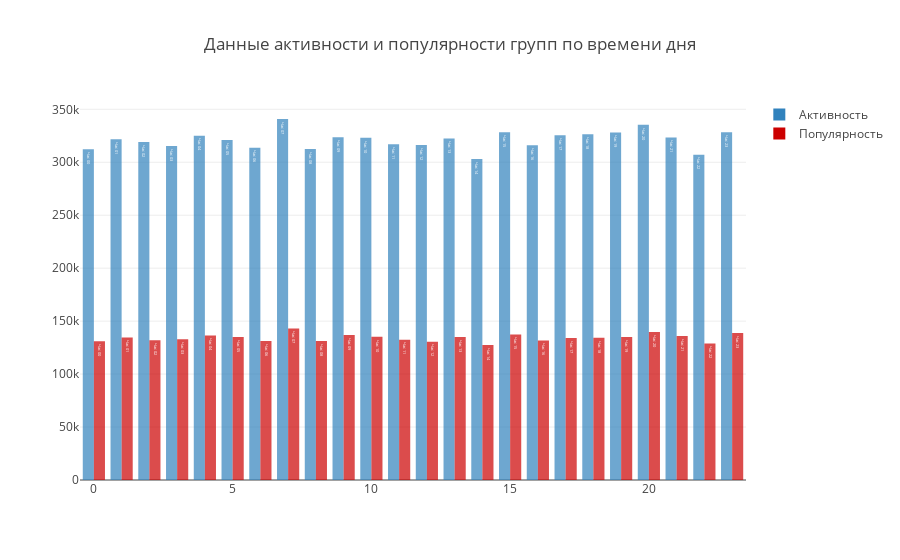

The code cell stored with this chart in its notebook:
### Code cell
val trace1 = Bar(
  hours,
  cnt_a,
  "Активность",
  text = hours.map(x => "Час " + x),
  // orientation = Orientation.Horizontal,
  marker = Marker(
    color = Color.RGB(49, 130, 189),
    opacity = 0.7))

val trace2 = Bar(
  hours,
  cnt_p,
  "Популярность",
  text = hours.map(x => "Час " + x),
  // orientation = Orientation.Horizontal,
  marker = Marker(
    color = Color.RGB(204, 0, 0),
    opacity = 0.7))

Seq(trace1, trace2).plot("Данные активности и популярности групп по времени дня")

### Figure 1 — Plotly figure (JSON) as saved in the notebook; plotly's stock layout.template omitted (floating-point values rounded to 4 significant figures)
{"data": [{"marker": {"color": "rgb(49, 130, 189)", "opacity": 0.7}, "name": "Активность", "text": ["Час 23", "Час 22", "Час 21", "Час 20", "Час 19", "Час 18", "Час 17", "Час 16", "Час 15", "Час 14", "Час 13", "Час 12", "Час 11", "Час 10", "Час 09", "Час 08", "Час 07", "Час 06", "Час 05", "Час 04", "Час 03", "Час 02", "Час 01", "Час 00"], "type": "bar", "x": ["23", "22", "21", "20", "19", "18", "17", "16", "15", "14", "13", "12", "11", "10", "09", "08", "07", "06", "05", "04", "03", "02", "01", "00"], "y": [328270, 307189, 323341, 335332, 328067, 326375, 325420, 316001, 328408, 303189, 322514, 316304, 317125, 323072, 323576, 312593, 340855, 313794, 320993, 325096, 315376, 319148, 321707, 312314]}, {"marker": {"color": "rgb(204, 0, 0)", "opacity": 0.7}, "name": "Популярность", "text": ["Час 23", "Час 22", "Час 21", "Час 20", "Час 19", "Час 18", "Час 17", "Час 16", "Час 15", "Час 14", "Час 13", "Час 12", "Час 11", "Час 10", "Час 09", "Час 08", "Час 07", "Час 06", "Час 05", "Час 04", "Час 03", "Час 02", "Час 01", "Час 00"], "type": "bar", "x": ["23", "22", "21", "20", "19", "18", "17", "16", "15", "14", "13", "12", "11", "10", "09", "08", "07", "06", "05", "04", "03", "02", "01", "00"], "y": [138830, 128918, 135906, 139733, 134972, 134195, 134038, 131774, 137408, 127380, 135089, 130546, 132435, 135167, 136853, 131175, 142981, 131198, 135081, 136470, 132778, 131933, 134482, 131087]}], "layout": {"title": "Данные активности и популярности групп по времени дня"}}
